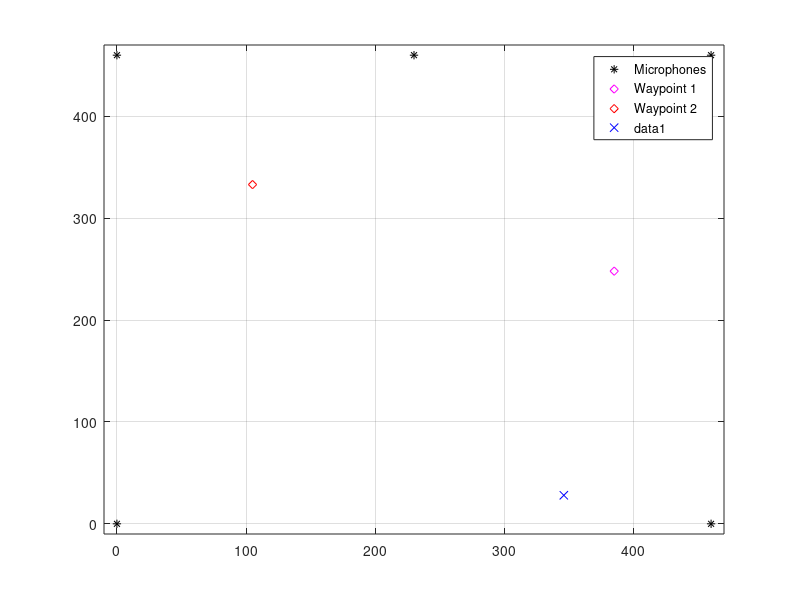

MATLAB code for this plot: (Note: this script raises an error after producing the figure.)
cport = 5;		% Com port to use.
q = 0;

% log = [x,y,dir] % Variable to keep track of x y position
%
% 	rec = record();		% Record 24000 samples.
% 	times = ch_td(rec);	% Calculate all the times.
% 	pos = loc(times);	% Calculate the position.

%	code: 0xD073CDA6 ??????
setpref('dsp','portaudioHostApi',3) 

%---- BEGIN OF VARIABLES ----

d_dist = 50; % distance in cm's to drive
steer_error = 2; %Allowed direction deviation before correcting
wp_error = 20;	%Distance from a waypoint when the car stops driving

A = [346 28];		%start position
dir = 90;		%start direction
B = [385 248];	%waypoint one
C = [105 333];	%waypoint two

fc = 10000;
code = '0xD073CDA6';
fb = 3750;
rc = 1250;

%---- END OF VARIABLES ----

figure(1); % figure 1 is the figure to plot the progress of the car on the way
plot([0 460 0 460 230],[0 0 460 460 460],'*k');
xlim([-10 470]);
ylim([-10 470]);
grid on;
hold on;
plot(B(1),B(2),'dm');
plot(C(1),C(2),'dr');
legend('Microphones','Waypoint 1','Waypoint 2');
plot(A(1),A(2),'xb');

maze = createmaze(4);

try
	
	% SETUP
	openCom(cport);
	setup_beacon(fb,code,fc,rc);
	pause(0.1)
	EPOCommunications('transmit','A1');
	
% 	% FIRST LOCALISATION LOG
	log(1,:) = [pos(1),pos(2),dir];
	
	% FIRST TURN
	angB = atan(B(2)/B(1)); % Check angle between m2-m1 and m2-B
	if abs(angB-dir) <= 90 % B in front of A
		th = calc_th(pos(1),pos(2),dir,B(1),B(2));
		turn(th);
		dir = mod((dir+th),360);
	else % B behind A
		turn(180);
		dir = mod((dir + 180),360);
		
		[pos(1),pos(2),~] = position(log(end,1),log(end,2),0,maze);
		log(end+1,:) = [pos(1),pos(2),dir];
		plot(pos(1),pos(2),'xb');
		
		th = calc_th(pos(1),pos(2),dir,B(1),B(2));
		turn(th);
		dir = mod((dir+th),360);
	end
	
	% Drive to chechpoint 1 (B)
	while not(q)
		
		[pos(1),pos(2),~] = position(log(end,1),log(end,2),0,maze);
		log(end+1,:) = [pos(1),pos(2),dir];
		plot(pos(1),pos(2),'xb');
		
		st = check_st(pos(1),pos(2),dir,B(1),B(2));
		if abs(st) > steer_error
			alpha = turn(st);
			dir = mod((dir + alpha),360);
			[pos(1),pos(2),~] = position(log(end,1),log(end,2),0,maze);
			log(end+1,:) = [pos(1),pos(2),dir];
			plot(pos(1),pos(2),'xb');
		else
			forward(d_dist);
			[pos(1),pos(2),dir] = position(log(end,1),log(end,2),1,maze);
			log(end+1,:) = [pos(1),pos(2),dir];
			plot(pos(1),pos(2),'xb');
		end
		
		if length(log) > 1000
			log = log(2:end,:);
		end
		
		if sqrt((pos(1)-B(1))^2 + (pos(2)-B(2))^2) < wp_error
			disp('Arrived at the first waypoint! position:');
			disp([pos(1);pos(2)]);
			q = 1;
		end
		
	end
	
% 	input('Press enter to continue to the next waypoint.');
	pause(10); % measuring pause at the waypoint
	q = 0;
	
	% SECCOND TURN
	angC = atan(C(2)/C(1)); % Check angle between m2-m1 and m2-B
	if abs(angC-dir) <= 90 % B in front of A
		th = calc_th(pos(1),pos(2),dir,C(1),C(2));
		turn(th);
		dir = mod((dir+th),360);
	else % C behind B
		turn(180);
		dir = mod((dir + 180),360);
		
		[pos(1),pos(2),~] = position(log(end,1),log(end,2),0,maze);
		log(end+1,:) = [pos(1),pos(2),dir];
		plot(pos(1),pos(2),'xb');
		
		th = calc_th(pos(1),pos(2),dir,C(1),C(2));
		turn(th);
		dir = mod((dir+th),360);
	end
	
	% Drvie to checkpoint 2 (C)
	while not(q)
		
		[pos(1),pos(2),~] = position(log(end,1),log(end,2),0,maze);
		log(end+1,:) = [pos(1),pos(2),dir];
		plot(pos(1),pos(2),'xb');
		
		st = check_st(pos(1),pos(2),dir,C(1),C(2));
		if abs(st) > steer_error
			alpha = turn(st);
			dir = mod((dir + alpha),360);
			[pos(1),pos(2),~] = position(log(end,1),log(end,2),0,maze);
			log(end+1,:) = [pos(1),pos(2),dir];
			plot(pos(1),pos(2),'xb');
		else
			forward(d_dist);
			[pos(1),pos(2),dir] = position(log(end,1),log(end,2),1,maze);
			log(end+1,:) = [pos(1),pos(2),dir];
			plot(pos(1),pos(2),'xb');
		end
		
		if length(log) > 1000
			log = log(2:end,:);
		end
		
		if sqrt((pos(1)-C(1))^2 + (pos(2)-C(2))^2) < wp_error
			disp('Arrived at the destination! position:');
			disp([pos(1);pos(2)]);
			pause(2)
			q = 1;
		end
	end
catch
	% In case of an error
	closeCom();
	error('!!!	Some error occured	!!!');
end